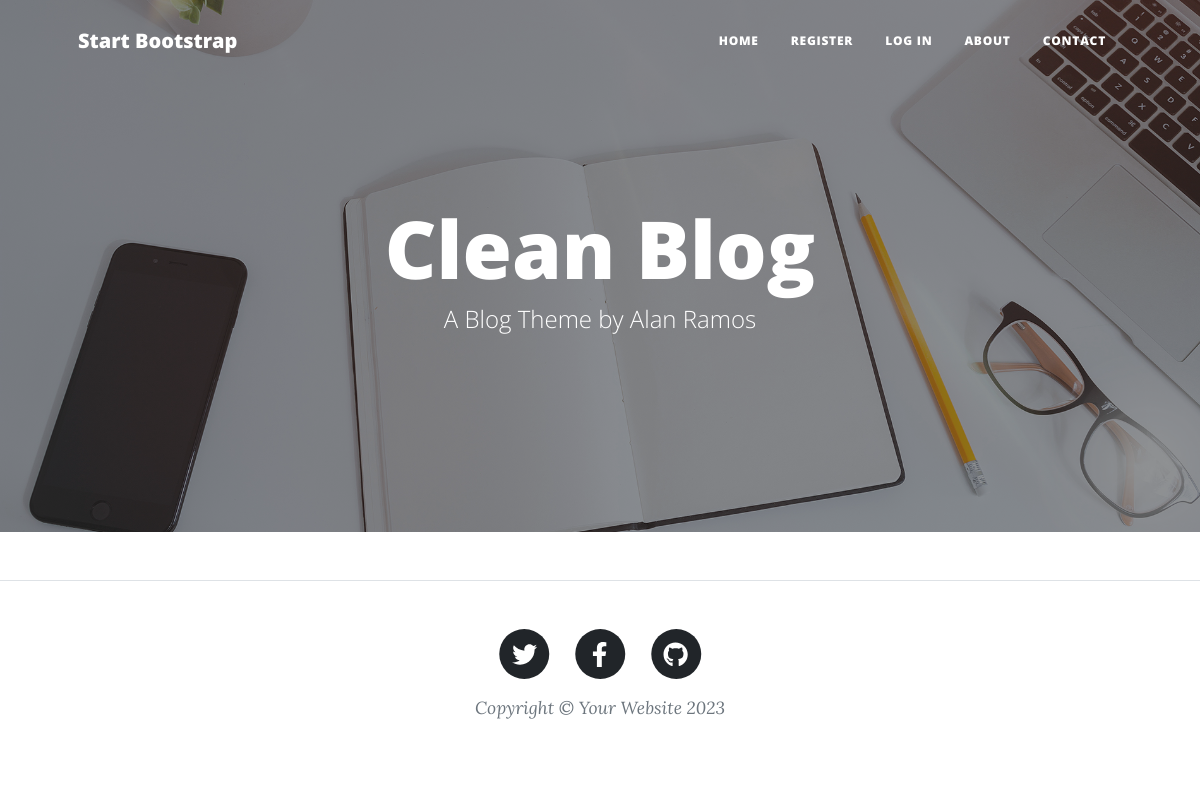
Before: / with the older database file.
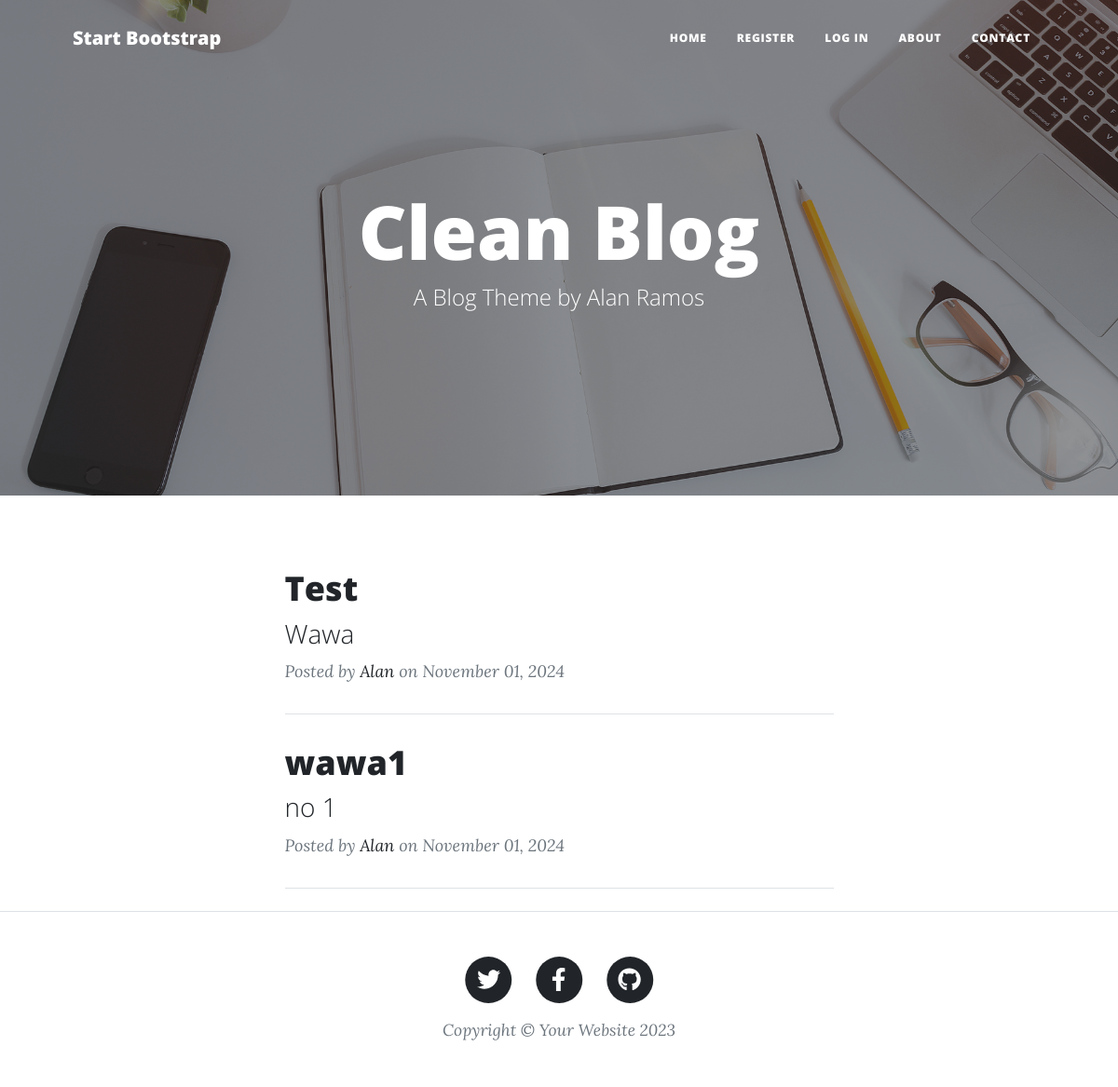
After: the same page with the newer database file.
### main.py (models this page shows)
class BlogPost(db.Model):
    __tablename__ = "blogpost_table"
    id: Mapped[int] = mapped_column(Integer, primary_key=True)
    title: Mapped[str] = mapped_column(String(250), unique=True, nullable=False)
    subtitle: Mapped[str] = mapped_column(String(250), nullable=False)
    date: Mapped[str] = mapped_column(String(250), nullable=False)
    body: Mapped[str] = mapped_column(Text, nullable=False)
    img_url: Mapped[str] = mapped_column(String(250), nullable=False)
    author_id: Mapped[int] = mapped_column(ForeignKey("user_table.id"), nullable=False)
    author = relationship("User", back_populates="posts")

class User(UserMixin, db.Model):
    __tablename__ = "user_table"
    id: Mapped[int] = mapped_column(Integer, primary_key=True)
    email: Mapped[str] = mapped_column(String(250), unique=True, nullable=False)
    password: Mapped[str] = mapped_column(String(250), nullable=False)
    name: Mapped[str] = mapped_column(String(250), nullable=False)
    posts = relationship("BlogPost", back_populates="author")

### main.py (the view)
@app.route('/')
def index():
    blogposts = db.session.execute(db.select(BlogPost)).scalars().all()
    return render_template("index.html", posts=blogposts, current_user=current_user)

### templates/index.html (shortened to what this page needs)
{% include "header.html" %}
<header class="masthead" style="background-image: url('../static/assets/img/home-bg.jpg')">
    <div class="container position-relative px-4 px-lg-5">
        <div class="row gx-4 gx-lg-5 justify-content-center">
            <div class="col-md-10 col-lg-8 col-xl-7">
                <div class="site-heading">
                    <h1>Clean Blog</h1>
                    <span class="subheading">A Blog Theme by Alan Ramos</span>
                </div>
            </div>
        </div>
    </div>
</header>
<div class="container px-4 px-lg-5">
    <div class="row gx-4 gx-lg-5 justify-content-center">
        <div class="col-md-10 col-lg-8 col-xl-7">
            {% for post in posts %}
            <div class="post-preview">
                <a href="{{ url_for('post', index_number=post.id) }}">
                    <h2 class="post-title">{{ post.title }}</h2>
                    <h3 class="post-subtitle">{{ post.subtitle }}</h3>
                </a>
                <p class="post-meta">
                    Posted by
                    <a href="#!">{{ post.author.name }}</a>
                    on {{ post.date }}
                </p>
            </div>
            <hr class="my-4"/>
            {%- endfor %}
        </div>
    </div>
</div>
{% include "footer.html" %}

### templates/header.html (shortened to what this page needs)
<!DOCTYPE html>
<html lang="en">
<head>
    <link href="{{ url_for('static', filename='/css/styles.css') }}" rel="stylesheet"/>
</head>
<body>
<nav class="navbar navbar-expand-lg navbar-light" id="mainNav">
    <div class="container px-4 px-lg-5">
        <a class="navbar-brand" href="{{ url_for('index') }}">Start Bootstrap</a>
        <div class="collapse navbar-collapse" id="navbarResponsive">
            <ul class="navbar-nav ms-auto py-4 py-lg-0">
                <li class="nav-item">
                    <a class="nav-link px-lg-3 py-3 py-lg-4" href="{{ url_for('index') }}">Home</a>
                </li>
                {% if current_user.is_authenticated: %}
                <li class="nav-item">
                    <a class="nav-link px-lg-3 py-3 py-lg-4" href="{{ url_for('logout') }}">Log Out</a>
                </li>
                {% else: %}
                <li class="nav-item">
                    <a class="nav-link px-lg-3 py-3 py-lg-4" href="{{ url_for('register') }}">Register</a>
                </li>
                <li class="nav-item">
                    <a class="nav-link px-lg-3 py-3 py-lg-4" href="{{ url_for('login') }}">Log In</a>
                </li>
                {% endif %}
                <li class="nav-item">
                    <a class="nav-link px-lg-3 py-3 py-lg-4" href="{{ url_for('about') }}">About</a>
                </li>
                <li class="nav-item"><a class="nav-link px-lg-3 py-3 py-lg-4"
                                        href="{{ url_for('contact') }}">Contact</a></li>
            </ul>
        </div>
    </div>
</nav>

### templates/footer.html (shortened to what this page needs)
<footer class="border-top">
    <div class="container px-4 px-lg-5">
        <div class="row gx-4 gx-lg-5 justify-content-center">
            <div class="col-md-10 col-lg-8 col-xl-7">
                <ul class="list-inline text-center">
                    <li class="list-inline-item">
                        <a href="#!">
                                    <span class="fa-stack fa-lg">
                                        <i class="fas fa-circle fa-stack-2x"></i>
                                        <i class="fab fa-twitter fa-stack-1x fa-inverse"></i>
                                    </span>
                        </a>
                    </li>
                    <li class="list-inline-item">
                        <a href="#!">
                                    <span class="fa-stack fa-lg">
                                        <i class="fas fa-circle fa-stack-2x"></i>
                                        <i class="fab fa-facebook-f fa-stack-1x fa-inverse"></i>
                                    </span>
                        </a>
                    </li>
                    <li class="list-inline-item">
                        <a href="#!">
                                    <span class="fa-stack fa-lg">
                                        <i class="fas fa-circle fa-stack-2x"></i>
                                        <i class="fab fa-github fa-stack-1x fa-inverse"></i>
                                    </span>
                        </a>
                    </li>
                </ul>
                <div class="small text-center text-muted fst-italic">Copyright &copy; Your Website 2023</div>
            </div>
        </div>
    </div>
</footer>
</body>
</html>

Changed rows visible on the page:
added BlogPost: title "Test", subtitle "Wawa", author.name "Alan", date "November 01, 2024"
added BlogPost: title "wawa1", subtitle "no 1", author.name "Alan", date "November 01, 2024"
